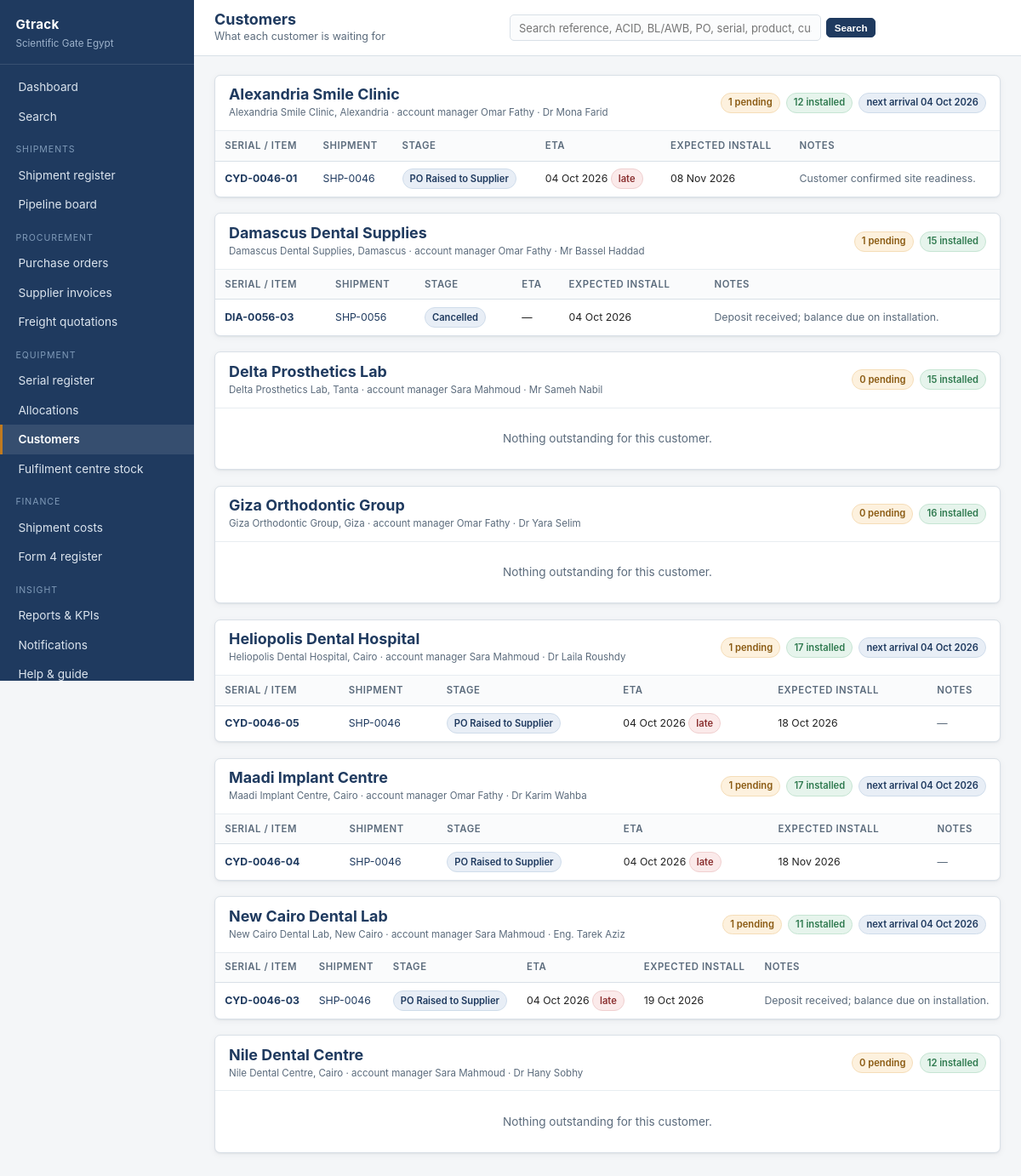
The page /equipment/customers (signed in) on the database its author committed.
### app/models.py (models this page shows, shortened)
class User(UserMixin, db.Model):
    __tablename__ = "users"
    id = db.Column(db.Integer, primary_key=True)
    name = db.Column(db.String(120), nullable=False)
    email = db.Column(db.String(160), unique=True, nullable=False)
    password_hash = db.Column(db.String(256))
    role_id = db.Column(db.Integer, db.ForeignKey("roles.id"))
    phone = db.Column(db.String(40))
    language = db.Column(db.String(5), default="en")   # "en" or "ar"
    is_active_flag = db.Column(db.Boolean, default=True)
    last_login = db.Column(db.DateTime)
    created_at = db.Column(db.DateTime, default=datetime.utcnow)
    role = db.relationship("Role", back_populates="users")
    customers = db.relationship("Customer", back_populates="sales_owner")
    @property
    def is_active(self):
        return bool(self.is_active_flag)
    def can(self, perm):
        return bool(self.role and self.role.has(perm))

class Customer(db.Model):
    __tablename__ = "customers"
    id = db.Column(db.Integer, primary_key=True)
    customer_name = db.Column(db.String(200), nullable=False)
    sales_owner_id = db.Column(db.Integer, db.ForeignKey("users.id"))
    install_site = db.Column(db.String(300))
    city = db.Column(db.String(80))
    contact_name = db.Column(db.String(120))
    contact_phone = db.Column(db.String(60))
    notes = db.Column(db.String(400))
    sales_owner = db.relationship("User", back_populates="customers")
    allocations = db.relationship("Allocation", back_populates="customer")

class Shipment(db.Model):
    __tablename__ = "shipments"
    id = db.Column(db.Integer, primary_key=True)
    reference_no = db.Column(db.String(40), unique=True, nullable=False)
    po_id = db.Column(db.Integer, db.ForeignKey("purchase_orders.id"))
    direction = db.Column(db.String(30), default="Import")
    supplier_id = db.Column(db.Integer, db.ForeignKey("suppliers.id"))
    exporter_id = db.Column(db.Integer, db.ForeignKey("suppliers.id"))
    brand_id = db.Column(db.Integer, db.ForeignKey("brands.id"))
    consignee_id = db.Column(db.Integer, db.ForeignKey("consignee_entities.id"))
    customs_broker_id = db.Column(db.Integer, db.ForeignKey("customs_brokers.id"))
    origin = db.Column(db.String(120))
    destination = db.Column(db.String(120))
    from_location_id = db.Column(db.Integer, db.ForeignKey("locations.id"))
    to_location_id = db.Column(db.Integer, db.ForeignKey("locations.id"))
    route_type = db.Column(db.String(30), default="direct")
    pickup_address = db.Column(db.String(400))
    mode = db.Column(db.String(20))
    service_type = db.Column(db.String(20))
    container_size = db.Column(db.String(30))
    forwarder_id = db.Column(db.Integer, db.ForeignKey("carriers.id"))
    express_carrier_id = db.Column(db.Integer, db.ForeignKey("carriers.id"))
    acid_number = db.Column(db.String(60))
    bl_awb_no = db.Column(db.String(80))
    bl_type = db.Column(db.String(20))
    incoterm = db.Column(db.String(20))
    payment_terms = db.Column(db.String(40))
    gross_weight_kg = db.Column(db.Float)
    chargeable_weight_kg = db.Column(db.Float)
    measurement_cbm = db.Column(db.Float)
    description = db.Column(db.String(500))
    cut_off_date = db.Column(db.Date)
    etd = db.Column(db.Date)
    eta = db.Column(db.Date)
    ets = db.Column(db.Date)
    actual_departure = db.Column(db.Date)
    actual_arrival = db.Column(db.Date)
    clearance_date = db.Column(db.Date)
    warehouse_date = db.Column(db.Date)
    current_stage = db.Column(db.String(40), default=Stage.PO_RAISED)
    stage_entered_at = db.Column(db.Date, default=date.today)
    legacy_status = db.Column(db.String(80))
    remarks = db.Column(db.Text)
    customs_note = db.Column(db.Text)
    created_by_id = db.Column(db.Integer, db.ForeignKey("users.id"))
    created_at = db.Column(db.DateTime, default=datetime.utcnow)
    updated_at = db.Column(db.DateTime, default=datetime.utcnow, onupdate=datetime.utcnow)
    po = db.relationship("PurchaseOrder", back_populates="shipments")
    supplier = db.relationship("Supplier", foreign_keys=[supplier_id],
                               back_populates="shipments")
    exporter = db.relationship("Supplier", foreign_keys=[exporter_id],
                               back_populates="exported_shipments")
    customs_broker = db.relationship("CustomsBroker", back_populates="shipments")
    from_location = db.relationship("Location", foreign_keys=[from_location_id])
    to_location = db.relationship("Location", foreign_keys=[to_location_id])
    brand = db.relationship("Brand", back_populates="shipments")
    consignee = db.relationship("ConsigneeEntity", back_populates="shipments")
    forwarder = db.relationship("Carrier", foreign_keys=[forwarder_id])
    express_carrier = db.relationship("Carrier", foreign_keys=[express_carrier_id])
    created_by = db.relationship("User")
    items = db.relationship("ShipmentItem", back_populates="shipment", cascade="all, delete-orphan")
    status_history = db.relationship("StatusHistory", back_populates="shipment",
                                     cascade="all, delete-orphan", order_by="StatusHistory.event_date")
    documents = db.relationship("Document", back_populates="shipment", cascade="all, delete-orphan")
    costs = db.relationship("CostLine", back_populates="shipment", cascade="all, delete-orphan")
    comments = db.relationship("Comment", back_populates="shipment", cascade="all, delete-orphan")
    quotations = db.relationship("FreightQuotation", back_populates="shipment", cascade="all, delete-orphan")
    supplier_invoices = db.relationship("SupplierInvoice", back_populates="shipment")
    banking_records = db.relationship("BankRegistration", back_populates="shipment",
                                      cascade="all, delete-orphan")
    notifications = db.relationship("NotificationLog", back_populates="shipment", cascade="all, delete-orphan")
    @property
    def stage_label(self):
        return Stage.label(self.current_stage)
    @property
    def is_open(self):
        return self.current_stage not in Stage.TERMINAL
    @property
    def is_delayed(self):
        if not self.eta or not self.is_open:
            return False
        if self.actual_arrival:
            return False
        return self.eta < date.today() and Stage.index(self.current_stage) < Stage.index(Stage.ARRIVED)

class Allocation(db.Model):
    __tablename__ = "allocations"
    id = db.Column(db.Integer, primary_key=True)
    shipment_item_id = db.Column(db.Integer, db.ForeignKey("shipment_items.id"))
    asset_id = db.Column(db.Integer, db.ForeignKey("assets.id"))
    customer_id = db.Column(db.Integer, db.ForeignKey("customers.id"))
    quantity = db.Column(db.Float, default=1)
    allocated_date = db.Column(db.Date, default=date.today)
    allocated_by_id = db.Column(db.Integer, db.ForeignKey("users.id"))
    expected_install_date = db.Column(db.Date)
    install_confirmed_date = db.Column(db.Date)
    sales_notes = db.Column(db.String(500))
    item = db.relationship("ShipmentItem", back_populates="allocations")
    asset = db.relationship("Asset", back_populates="allocation")
    customer = db.relationship("Customer", back_populates="allocations")
    allocated_by = db.relationship("User")
    @property
    def shipment(self):
        return self.item.shipment if self.item else None

class Asset(db.Model):
    __tablename__ = "assets"
    id = db.Column(db.Integer, primary_key=True)
    shipment_item_id = db.Column(db.Integer, db.ForeignKey("shipment_items.id"))
    serial_no = db.Column(db.String(120), nullable=False)
    model_no = db.Column(db.String(120))
    status = db.Column(db.String(30), default="in_transit")
    warranty_start_date = db.Column(db.Date)
    warranty_months = db.Column(db.Integer, default=12)
    condition_notes = db.Column(db.String(400))
    current_location_id = db.Column(db.Integer, db.ForeignKey("locations.id"))
    item = db.relationship("ShipmentItem", back_populates="assets")
    allocation = db.relationship("Allocation", back_populates="asset", uselist=False)
    current_location = db.relationship("Location")
    movements = db.relationship("AssetMovement", back_populates="asset",
                                cascade="all, delete-orphan",
                                order_by="AssetMovement.movement_date")

### app/views/assets.py (the view)
@bp.route("/customers")
@login_required
def customers():
    custs = Customer.query.order_by(Customer.customer_name).all()
    if not current_user.can("view_all"):
        custs = [c for c in custs if c.sales_owner_id == current_user.id]
    rows = []
    for c in custs:
        allocs = c.allocations
        pending = [a for a in allocs if not a.install_confirmed_date]
        next_eta = None
        for a in pending:
            s = a.shipment
            if s and s.eta and (next_eta is None or s.eta < next_eta):
                next_eta = s.eta
        rows.append(dict(customer=c, total=len(allocs), pending=len(pending),
                         installed=len(allocs) - len(pending), next_eta=next_eta,
                         allocations=pending))
    return render_template("assets/customers.html", rows=rows)

### app/templates/assets/customers.html
{% extends "base.html" %}
{% block heading %}{{ t("Customers") }}{% endblock %}
{% block crumb %}{{ t("What each customer is waiting for") }}{% endblock %}
{% block content %}
{% if rows %}
  {% for row in rows %}
  <div class="card">
    <div class="card-head">
      <div>
        <h2 style="margin-bottom:.1rem">{{ row.customer.customer_name }}</h2>
        <div class="tiny muted">
          {{ row.customer.install_site or row.customer.city or '—' }}
          {% if row.customer.sales_owner %} · account manager {{ row.customer.sales_owner.name }}{% endif %}
          {% if row.customer.contact_name %} · {{ row.customer.contact_name }}{% endif %}
        </div>
      </div>
      <div class="btn-row">
        <span class="pill amber">{{ row.pending }} pending</span>
        <span class="pill green">{{ row.installed }} installed</span>
        {% if row.next_eta %}<span class="pill navy">next arrival {{ row.next_eta | shortdate }}</span>{% endif %}
      </div>
    </div>
    {% if row.allocations %}
    <div class="table-wrap">
      <table>
        <thead><tr><th>{{ t("Serial / item") }}</th><th>{{ t("Shipment") }}</th><th>{{ t("Stage") }}</th><th>{{ t("ETA") }}</th>
          <th>{{ t("Expected install") }}</th><th>{{ t("Notes") }}</th></tr></thead>
        <tbody>
        {% for a in row.allocations %}
          <tr>
            <td class="small">
              {% if a.asset %}<a href="{{ url_for('assets.detail', asset_id=a.asset.id) }}"><strong>{{ a.asset.serial_no }}</strong></a>
              {% else %}{{ a.quantity | money }} × {{ (a.item.description or '—') | truncate(26) }}{% endif %}
            </td>
            <td class="small">
              {% if a.shipment %}<a href="{{ url_for('shipments.detail', shipment_id=a.shipment.id) }}">{{ a.shipment.reference_no }}</a>{% else %}—{% endif %}
            </td>
            <td class="small">
              {% if a.shipment %}
                <span class="pill {{ 'green' if a.shipment.current_stage in ['warehouse','installation'] else 'navy' }}">{{ a.shipment.stage_label }}</span>
              {% endif %}
            </td>
            <td class="small nowrap">
              {{ a.shipment.eta | shortdate if a.shipment else '—' }}
              {% if a.shipment and a.shipment.is_delayed %}<span class="pill red">{{ t("late") }}</span>{% endif %}
            </td>
            <td class="small nowrap">{{ a.expected_install_date | shortdate }}</td>
            <td class="small muted">{{ a.sales_notes or '—' }}</td>
          </tr>
        {% endfor %}
        </tbody>
      </table>
    </div>
    {% else %}
      <div class="empty">{{ t("Nothing outstanding for this customer.") }}</div>
    {% endif %}
  </div>
  {% endfor %}
{% else %}
  <div class="card"><div class="empty">{{ t("No customers assigned to you.") }}</div></div>
{% endif %}
{% endblock %}

### app/templates/base.html (shortened to what this page needs)
<!doctype html>
<html lang="{{ locale }}" dir="{{ direction }}">
<head>
  <link rel="stylesheet" href="{{ url_for('static', filename='style.css') }}">
</head>
<body>
<div class="shell">
  <aside class="sidebar">
    <div class="brand">
      <div class="co">{{ app_name }}</div>
      <div class="sub">{{ org_name }}</div>
    </div>
    <nav class="nav">
      <a href="{{ url_for('dashboard.index') }}" class="{{ 'active' if (request.endpoint or '') == 'dashboard.index' }}">{{ t("Dashboard") }}</a>
      <a href="{{ url_for('search.index') }}" class="{{ 'active' if (request.endpoint or '') == 'search.index' }}">{{ t("Search") }}</a>
      <div class="group">{{ t("Shipments") }}</div>
      <a href="{{ url_for('shipments.index') }}" class="{{ 'active' if (request.endpoint or '') == 'shipments.index' }}">{{ t("Shipment register") }}</a>
      <a href="{{ url_for('shipments.board') }}" class="{{ 'active' if (request.endpoint or '') == 'shipments.board' }}">{{ t("Pipeline board") }}</a>
      {% if current_user.can('view_all') %}
      <div class="group">{{ t("Procurement") }}</div>
      <a href="{{ url_for('purchase_orders.index') }}" class="{{ 'active' if 'purchase_orders' in (request.endpoint or '') }}">{{ t("Purchase orders") }}</a>
      <a href="{{ url_for('finance.invoices') }}" class="{{ 'active' if (request.endpoint or '') == 'finance.invoices' }}">{{ t("Supplier invoices") }}</a>
      <a href="{{ url_for('finance.quotations') }}" class="{{ 'active' if (request.endpoint or '') == 'finance.quotations' }}">{{ t("Freight quotations") }}</a>
      {% endif %}
      <div class="group">{{ t("Equipment") }}</div>
      <a href="{{ url_for('assets.index') }}" class="{{ 'active' if (request.endpoint or '') == 'assets.index' }}">{{ t("Serial register") }}</a>
      <a href="{{ url_for('assets.allocations') }}" class="{{ 'active' if (request.endpoint or '') == 'assets.allocations' }}">{{ t("Allocations") }}</a>
      <a href="{{ url_for('assets.customers') }}" class="{{ 'active' if (request.endpoint or '') == 'assets.customers' }}">{{ t("Customers") }}</a>
      {% if current_user.can('view_all') %}
      <a href="{{ url_for('assets.hub_stock') }}" class="{{ 'active' if (request.endpoint or '') == 'assets.hub_stock' }}">{{ t("Fulfilment centre stock") }}</a>
      {% endif %}
      {% if current_user.can('view_all') or current_user.can('edit_cost') %}
      <div class="group">{{ t("Finance") }}</div>
      <a href="{{ url_for('finance.costs') }}" class="{{ 'active' if (request.endpoint or '') == 'finance.costs' }}">{{ t("Shipment costs") }}</a>
      <a href="{{ url_for('finance.bank_registrations') }}" class="{{ 'active' if (request.endpoint or '') == 'finance.bank_registrations' }}">{{ t("Form 4 register") }}</a>
      {% endif %}
      <div class="group">{{ t("Insight") }}</div>
      {% if current_user.can('view_reports') %}
      <a href="{{ url_for('reports.index') }}" class="{{ 'active' if (request.endpoint or '') == 'reports.index' }}">{{ t("Reports & KPIs") }}</a>
      {% endif %}
      <a href="{{ url_for('admin.notifications') }}" class="{{ 'active' if (request.endpoint or '') == 'admin.notifications' }}">{{ t("Notifications") }}</a>
      <a href="{{ url_for('help.index') }}" class="{{ 'active' if (request.endpoint or '') == 'help.index' }}">{{ t("Help & guide") }}</a>
    </nav>
  </aside>
  <div class="main">
    <div class="topbar">
      <div style="min-width:0">
        <h1 style="font-size:1.12rem;margin:0">{% block heading %}{% endblock %}</h1>
        <div class="crumb">{% block crumb %}{% endblock %}</div>
      </div>
      <form method="get" action="{{ url_for('search.index') }}" class="topsearch">
        <input type="text" name="q" value="{{ request.args.get('q', '') if (request.endpoint or '') == 'search.index' }}"
               placeholder="{{ t('Search reference, ACID, BL/AWB, PO, serial, product, customer…') }}"
               aria-label="{{ t('Search') }}">
        <button class="btn sm" type="submit">{{ t("Search") }}</button>
      </form>
    </div>
    <div class="content">
      {% block content %}{% endblock %}
    </div>
  </div>
</div>
</body>
</html>

### rows shown on the page
User: is_active_flag+language "Dashboard", is_active_flag+language "Search", is_active_flag+language "SHIPMENTS", is_active_flag+language "Shipment register", is_active_flag+language "Pipeline board", is_active_flag+language "PROCUREMENT", is_active_flag+language "Purchase orders", is_active_flag+language "Supplier invoices", is_active_flag+language "Freight quotations", is_active_flag+language "EQUIPMENT", is_active_flag+language "Serial register", is_active_flag+language "Allocations", is_active_flag+language "Customers", is_active_flag+language "Fulfilment centre stock", is_active_flag+language "FINANCE", is_active_flag+language "Shipment costs", is_active_flag+language "Form 4 register", is_active_flag+language "INSIGHT", is_active_flag+language "Reports & KPIs", is_active_flag+language "Notifications", is_active_flag+language "Help & guide", is_active_flag+language "What each customer is waiting for", q "Search reference, ACID, BL/AWB, PO, serial, product, customer…", is_active_flag+language "SERIAL / ITEM" "SERIAL / ITEM" "SERIAL / ITEM" "SERIAL / ITEM" "SERIAL / ITEM", is_active_flag+language "SHIPMENT" "SHIPMENT" "SHIPMENT" "SHIPMENT" "SHIPMENT", is_active_flag+language "STAGE" "STAGE" "STAGE" "STAGE" "STAGE", is_active_flag+language "ETA" "ETA" "ETA" "ETA" "ETA", is_active_flag+language "EXPECTED INSTALL" "EXPECTED INSTALL" "EXPECTED INSTALL" "EXPECTED INSTALL" "EXPECTED INSTALL", is_active_flag+language "NOTES" "NOTES" "NOTES" "NOTES" "NOTES", is_active_flag+language "late", is_active_flag+language "Nothing outstanding for this customer." "Nothing outstanding for this customer." "Nothing outstanding for this customer."
Customer: customer.customer_name "Alexandria Smile Clinic", customer "Alexandria Smile Clinic, Alexandria", customer.contact_name "Dr Mona Farid"
User: customer.sales_owner.name "Omar Fathy" "Omar Fathy" "Omar Fathy" "Omar Fathy"
Shipment: next_eta|shortdate "04 Oct 2026" "04 Oct 2026" "04 Oct 2026" "04 Oct 2026"
Allocation: asset.serial_no "CYD-0046-01", shipment.reference_no "SHP-0046", shipment.stage_label "PO Raised to Supplier", shipment.eta|shortdate "04 Oct 2026", expected_install_date|shortdate "08 Nov 2026", sales_notes "Customer confirmed site readiness."
Customer: customer.customer_name "Damascus Dental Supplies", customer "Damascus Dental Supplies, Damascus", customer.contact_name "Mr Bassel Haddad"
Allocation: asset.serial_no "DIA-0056-03", shipment.reference_no "SHP-0056", shipment.stage_label "Cancelled", shipment.eta|shortdate "—", expected_install_date|shortdate "04 Oct 2026", sales_notes "Deposit received; balance due on installation."
Customer: customer.customer_name "Delta Prosthetics Lab", customer "Delta Prosthetics Lab, Tanta", customer.contact_name "Mr Sameh Nabil"
User: customer.sales_owner.name "Sara Mahmoud" "Sara Mahmoud" "Sara Mahmoud" "Sara Mahmoud"
Customer: customer.customer_name "Giza Orthodontic Group", customer "Giza Orthodontic Group, Giza", customer.contact_name "Dr Yara Selim"
Customer: customer.customer_name "Heliopolis Dental Hospital", customer "Heliopolis Dental Hospital, Cairo", customer.contact_name "Dr Laila Roushdy"
Allocation: asset.serial_no "CYD-0046-05", shipment.reference_no "SHP-0046", shipment.stage_label "PO Raised to Supplier", shipment.eta|shortdate "04 Oct 2026", expected_install_date|shortdate "18 Oct 2026", sales_notes "—"
Customer: customer.customer_name "Maadi Implant Centre", customer "Maadi Implant Centre, Cairo", customer.contact_name "Dr Karim Wahba"
Allocation: asset.serial_no "CYD-0046-04", shipment.reference_no "SHP-0046", shipment.stage_label "PO Raised to Supplier", shipment.eta|shortdate "04 Oct 2026", expected_install_date|shortdate "18 Nov 2026", sales_notes "—"
Customer: customer.customer_name "New Cairo Dental Lab", customer "New Cairo Dental Lab, New Cairo", customer.contact_name "Eng. Tarek Aziz"
Allocation: asset.serial_no "CYD-0046-03", shipment.reference_no "SHP-0046", shipment.stage_label "PO Raised to Supplier", shipment.eta|shortdate "04 Oct 2026", expected_install_date|shortdate "19 Oct 2026", sales_notes "Deposit received; balance due on installation."
Customer: customer.customer_name "Nile Dental Centre", customer "Nile Dental Centre, Cairo", customer.contact_name "Dr Hany Sobhy"

### other values the page prints
{{ app_name }} "Gtrack"
{{ org_name }} "Scientific Gate Egypt"
{{ row.pending }} "1" "1" "0" "0" "1" "1" "1" "0"
{{ row.installed }} "12" "15" "15" "16" "17" "17" "11" "12"
